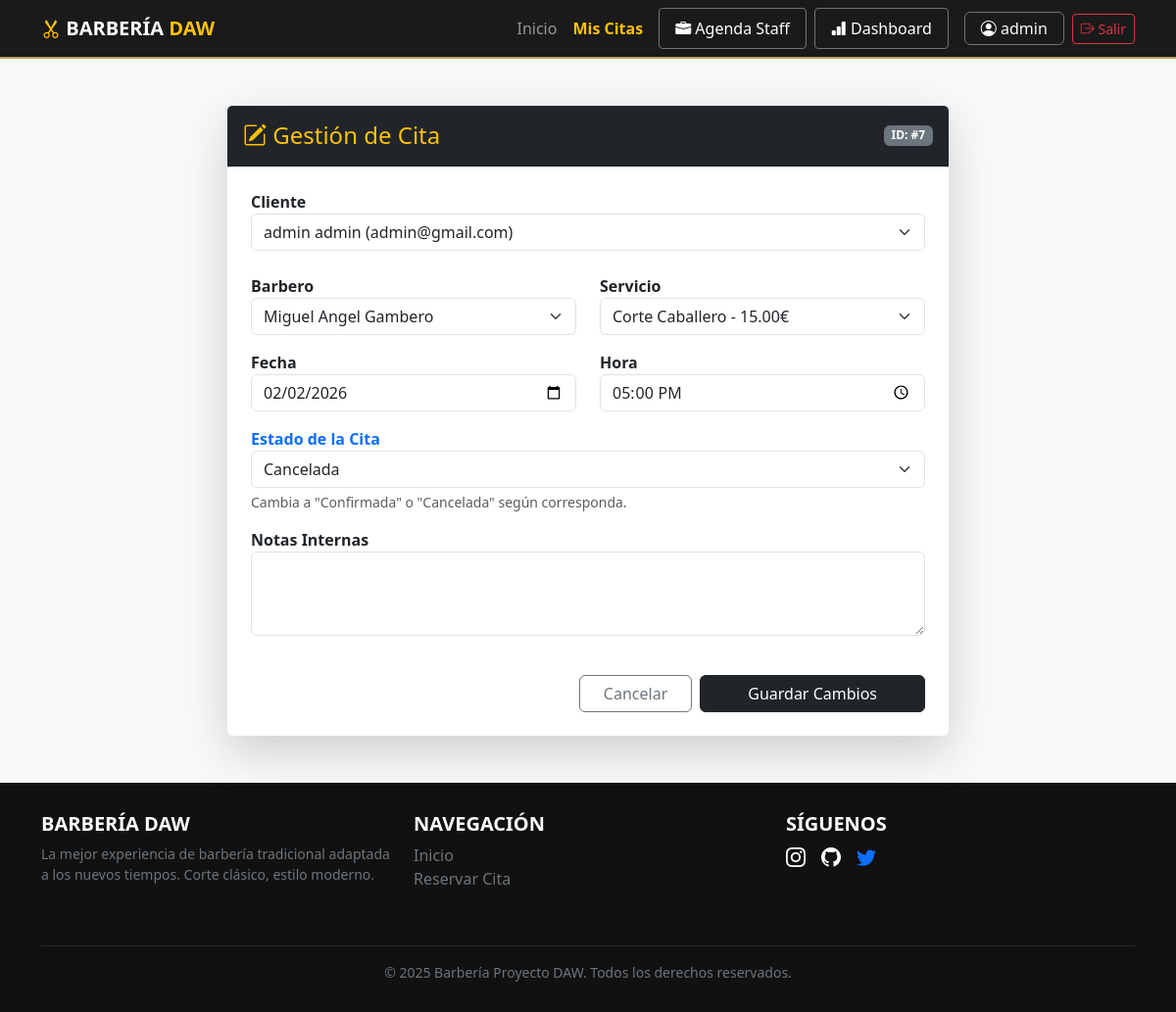
Page /agenda-staff/editar/7/ (signed in) on the committed database.
### gestion_citas/models.py (models this page shows, shortened)
class Usuario(AbstractUser):
    username = None
    email = models.EmailField("Correo Electrónico", unique=True)
    first_name = models.CharField("Nombre", max_length=150)
    last_name = models.CharField("Apellido", max_length=150)
    USERNAME_FIELD = "email"
    REQUIRED_FIELDS = ["first_name", "last_name"]
    objects = UsuarioManager()
    def __str__(self):
        return f"{self.first_name} {self.last_name} ({self.email})"

class Cita(models.Model):
    ESTADOS = [
        ("PENDIENTE", "Pendiente"),
        ("CONFIRMADA", "Confirmada"),
        ("CANCELADA", "Cancelada"),
    ]
    usuario = models.ForeignKey(Usuario, on_delete=models.CASCADE, related_name="citas")
    barbero = models.ForeignKey(Barbero, on_delete=models.CASCADE)
    servicio = models.ForeignKey(Servicio, on_delete=models.CASCADE)
    fecha = models.DateField()
    hora = models.TimeField()
    estado = models.CharField(max_length=20, choices=ESTADOS, default="PENDIENTE")
    notas = models.TextField(blank=True, null=True)
    class Meta:
        ordering = ["fecha", "hora"]

### gestion_citas/views.py (the view)
# urls.py: path('agenda-staff/editar/<int:cita_id>/', views.editar_cita_staff, name='editar_cita_staff'),
@login_required
def editar_cita_staff(request, cita_id):
    if not request.user.is_staff:
        messages.error(request, "No tienes permisos para realizar esta acción.")
        return redirect('home')
    cita = get_object_or_404(Cita, id=cita_id)
    if request.method == 'POST':
        form = CitaStaffForm(request.POST, instance=cita)
        if form.is_valid():
            form.save()
            messages.success(request, 'Cita actualizada correctamente.')
            return redirect('agenda_profesional') # Vuelve a la agenda
    else:
        form = CitaStaffForm(instance=cita)
    return render(request, 'gestion_citas/citas/editar_cita_staff.html', {
        'form': form,
        'cita': cita
    })

### gestion_citas/forms.py
class CitaStaffForm(forms.ModelForm):
    class Meta:
        model = Cita
        fields = ['usuario', 'barbero', 'servicio', 'fecha', 'hora', 'estado', 'notas']
        widgets = {
            'fecha': DateInput(format='%Y-%m-%d', attrs={'type': 'date', 'class': 'form-control'}),
            'hora': TimeInput(attrs={'type': 'time', 'class': 'form-control'}),
            'notas': forms.Textarea(attrs={'rows': 3, 'class': 'form-control'}),
            'barbero': forms.Select(attrs={'class': 'form-select'}),
            'servicio': forms.Select(attrs={'class': 'form-select'}),
            'estado': forms.Select(attrs={'class': 'form-select'}),
            'usuario': forms.Select(attrs={'class': 'form-select'}),
        }

### gestion_citas/models.py (called while the page is built)
    def __str__(self):
        return f"{self.nombre} - {self.precio}€"

    def __str__(self):
        return f"{self.nombre} {self.apellido}"

### gestion_citas/templates/gestion_citas/citas/editar_cita_staff.html (shortened to what this page needs)
{% extends 'gestion_citas/base.html' %}
{% block content %}
<div class="container py-5">
    <div class="row justify-content-center">
        <div class="col-md-8">
            <div class="card shadow-lg border-0">
                <div class="card-header bg-dark text-white d-flex justify-content-between align-items-center py-3">
                    <h4 class="mb-0 text-warning"><i class="bi bi-pencil-square"></i> Gestión de Cita</h4>
                    <span class="badge bg-secondary">ID: #{{ cita.id }}</span>
                </div>
                <div class="card-body p-4">
                    <form method="post">
                        <div class="row">
                            <div class="col-12 mb-4">
                                <label class="fw-bold">Cliente</label>
                                {{ form.usuario }}
                            </div>
                            <div class="col-md-6 mb-3">
                                <label class="fw-bold">Barbero</label>
                                {{ form.barbero }}
                            </div>
                            <div class="col-md-6 mb-3">
                                <label class="fw-bold">Servicio</label>
                                {{ form.servicio }}
                            </div>
                            <div class="col-md-6 mb-3">
                                <label class="fw-bold">Fecha</label>
                                {{ form.fecha }}
                            </div>
                            <div class="col-md-6 mb-3">
                                <label class="fw-bold">Hora</label>
                                {{ form.hora }}
                            </div>
                            <div class="col-12 mb-3">
                                <label class="fw-bold text-primary">Estado de la Cita</label>
                                {{ form.estado }}
                                <div class="form-text">Cambia a "Confirmada" o "Cancelada" según corresponda.</div>
                            </div>
                            <div class="col-12 mb-3">
                                <label class="fw-bold">Notas Internas</label>
                                {{ form.notas }}
                            </div>
                        </div>
                        <div class="d-grid gap-2 d-md-flex justify-content-md-end mt-4">
                            <a href="{% url 'agenda_profesional' %}" class="btn btn-outline-secondary px-4">Cancelar</a>
                            <button type="submit" class="btn btn-dark px-5">Guardar Cambios</button>
                        </div>
                    </form>
                </div>
            </div>
        </div>
    </div>
</div>
{% endblock %}

### gestion_citas/templates/gestion_citas/base.html (shortened to what this page needs)
{% load static %}
<!doctype html>
<html lang="es">
  <head>
    <link
      href="https://cdn.jsdelivr.net/npm/bootstrap@5.3.0/dist/css/bootstrap.min.css"
      rel="stylesheet"
    />
    <link
      rel="stylesheet"
      href="https://cdn.jsdelivr.net/npm/bootstrap-icons@1.10.0/font/bootstrap-icons.css"
    />
  </head>
  <body>
    <nav class="navbar navbar-expand-lg navbar-dark navbar-custom sticky-top">
      <div class="container">
        <a class="navbar-brand text-uppercase fw-bold" href="{% url 'home' %}">
          <i class="bi bi-scissors text-warning"></i> Barbería
          <span class="text-warning">DAW</span>
        </a>
        <div class="collapse navbar-collapse" id="navbarNav">
          <ul class="navbar-nav ms-auto align-items-center">
            <li class="nav-item">
              <a class="nav-link" href="{% url 'home' %}">Inicio</a>
            </li>
            {% if user.is_authenticated %}
            <li class="nav-item">
              <a
                class="nav-link text-warning fw-bold"
                href="{% url 'mis_citas' %}"
                >Mis Citas</a
              >
            </li>
            {% if user.is_staff %}
            <li class="nav-item ms-lg-2">
              <a
                class="nav-link btn btn-dark btn-sm border border-secondary px-3 text-white"
                href="{% url 'agenda_profesional' %}"
              >
                <i class="bi bi-briefcase-fill"></i> Agenda Staff
              </a>
            </li>
            {% endif %} {% if user.is_staff %}
            <li class="nav-item ms-lg-2">
              <a
                class="nav-link btn btn-dark btn-sm border border-secondary px-3 text-white"
                href="{% url 'dashboard_staff' %}"
              >
                <i class="bi bi-bar-chart-fill"></i> Dashboard
              </a>
            </li>
            {% endif %}
            <li class="nav-item ms-lg-3">
              <a
                href="{% url 'mi_perfil' %}"
                class="nav-link btn btn-outline-light border border-secondary rounded px-3 py-1 text-light"
                title="Editar mi perfil"
              >
                <i class="bi bi-person-circle"></i> {{ user.first_name }}
              </a>
            </li>
            <li class="nav-item ms-2">
              <form action="{% url 'logout' %}" method="post" class="d-inline">
                <button type="submit" class="btn btn-outline-danger btn-sm">
                  <i class="bi bi-box-arrow-right"></i> Salir
                </button>
              </form>
            </li>
            {% endif %}
          </ul>
        </div>
      </div>
    </nav>
    <main class="flex-grow-1 position-relative">
       {% block content %}{% endblock %}
    </main>
    <footer class="footer-custom text-center">
      <div class="container">
        <div class="row text-start">
          <div class="col-md-4 mb-3">
            <h5 class="text-white text-uppercase fw-bold text-warning">
              Barbería DAW
            </h5>
            <p class="small text-secondary">
              La mejor experiencia de barbería tradicional adaptada a los nuevos
              tiempos. Corte clásico, estilo moderno.
            </p>
          </div>
          <div class="col-md-4 mb-3">
            <h5 class="text-white text-uppercase fw-bold">Navegación</h5>
            <ul class="list-unstyled">
              <li>
                <a
                  href="{% url 'home' %}"
                  class="text-decoration-none text-secondary hover-gold"
                  >Inicio</a
                >
              </li>
              <li>
                <a
                  href="{% url 'mis_citas' %}"
                  class="text-decoration-none text-secondary hover-gold"
                  >Reservar Cita</a
                >
              </li>
            </ul>
          </div>
          <div class="col-md-4 mb-3">
            <h5 class="text-white text-uppercase fw-bold">Síguenos</h5>
            <div class="d-flex gap-3">
              <a href="#" class="text-white fs-5"
                ><i class="bi bi-instagram"></i
              ></a>
              <a href="https://github.com/XanKeeTee" class="text-white fs-5"
                ><i class="bi bi-github"></i
              ></a>
              <a href="#" class="text- white fs-5"
                ><i class="bi bi-twitter"></i
              ></a>
            </div>
          </div>
        </div>
        <hr class="border-secondary mt-4" />
        <p class="mb-0 small text-secondary">
          &copy; 2025 Barbería Proyecto DAW. Todos los derechos reservados.
        </p>
      </div>
    </footer>
  </body>
</html>

### gestion_citas/templates/gestion_citas/base.html (style rules this page uses)
body { font-family: "Segoe UI", Tahoma, Geneva, Verdana, sans-serif; display: flex; flex-direction: column; min-height: 100vh; background-color: #f8f9fa; }
.navbar-custom { background-color: #1a1a1a; border-bottom: 2px solid #c59d5f; }
.footer-custom { background-color: #111; color: #aaa; padding: 30px 0; margin-top: auto; }

### rows in the picture
Usuario: first_name "admin"
Cita: id "7", usuario "admin admin (admin@gmail.com)", barbero "Miguel Angel Gambero", servicio "Corte Caballero - 15.00€", fecha "02/02/2026", hora "17:00:00", estado "Cancelada"
